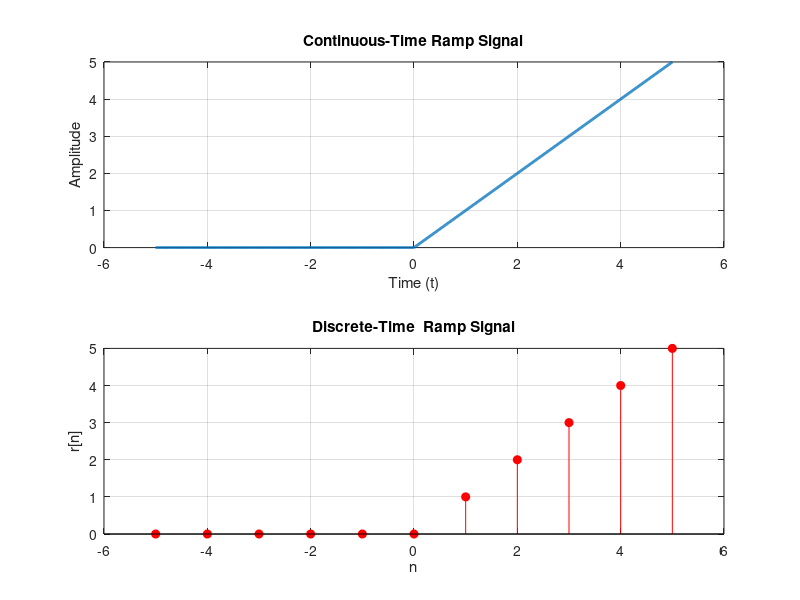

The MATLAB script that drew this image:
%{ In this code we will be plotting the Continuous Time and Discrete Time Ramp Signal %}

%Continuous Time Vector
t = -5:0.01:5;                  % Creates a time vector t from -5 to 5 with the step value of 0.01, This creates a continuous signal.

%Creating the Ramp Signal
r_cont = t .* (t >= 0);
%{
 t>=0 --> returns a logical array with output  1 where t>=0 and 0 elsewhere
 t.*(t>=0 ) is element wise multiplication
 This defines Ramp starting at 0 and incerasing to (t>0)
%}

% Plotting Continuous-Time Ramp Signal
figure;
subplot(2,1,1);                 % First subplot (top)
plot(t, r_cont, 'LineWidth', 2);
grid on;
xlabel('Time (t)');
ylabel('Amplitude');
title('Continuous-Time Ramp Signal');


%% --- Discrete-Time Ramp Signal ---
% Define the range of n (sample indices)
n = -5:5;   % Change range as needed

% Discrete-time unit step function
u = zeros(size(n));     %It initializes a unit step array u with zeros , having same size as n
u(n >= 0) = 1;          %It applies the unit step function definition , n = 0 produces a logical mask  [0 0 0 0 0 1 1 1 1 1 1]
%whenever the condition is true it sets the u[n] =1

% Discrete-time unit ramp function
ramp = n .* u;      % Element-wise multiplication between the vectors n and u

%This gives the output [0 0 0 0 0 0 1 2 3 4 5]; which gets plotted as the ramp signal

% Plotting the discrete ramp signal
subplot(2,1,2);
stem(n, ramp, 'filled', 'r');   % Use 'stem' for discrete signals
xlabel('n');
ylabel('r[n]');
title('Discrete-Time  Ramp Signal');
grid on;

